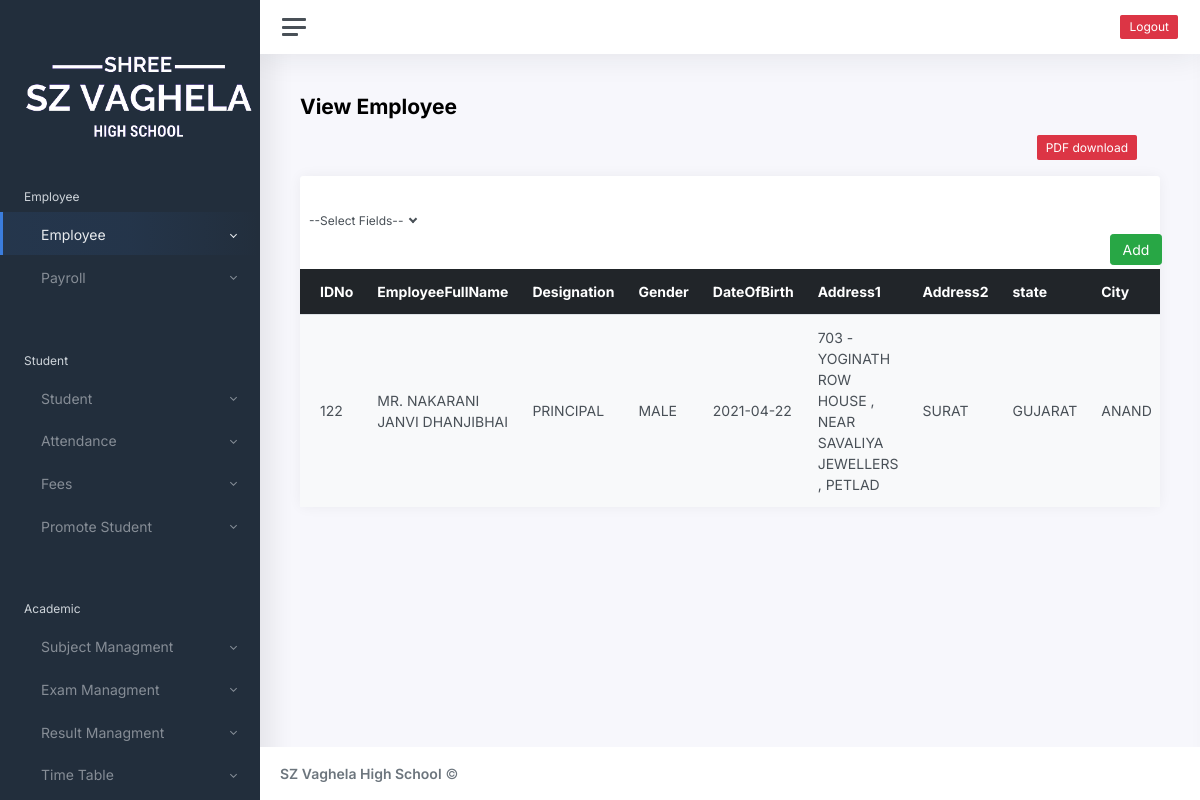
The app's page /employee/employee-view.php (signed in) with its own data.
### tables this page shows
CREATE TABLE `employeemaster` (
  `EmpNo` char(5) NOT NULL,
  `EmpNamePrefix` varchar(5) NOT NULL,
  `EmpFirstName` varchar(20) NOT NULL,
  `EmpMidName` varchar(20) NOT NULL,
  `EmpLastName` varchar(20) NOT NULL,
  `EmpDesignation` varchar(20) NOT NULL,
  `EmpGender` varchar(200) NOT NULL,
  `EmpDOB` varchar(50) NOT NULL,
  `EmpAddress1` varchar(150) NOT NULL,
  `EmpAddress2` varchar(150) NOT NULL,
  `EmpState` varchar(15) NOT NULL,
  `EmpCity` varchar(15) NOT NULL,
  `EmpPinCode` decimal(8,0) NOT NULL,
  `EmpContactNo` decimal(10,0) NOT NULL,
  `EmpEmailID` varchar(25) NOT NULL,
  `EmpDateofjoining` varchar(20) NOT NULL,
  `EmpDateofLeaving` varchar(20) NOT NULL,
  `EmpCategory` varchar(10) NOT NULL,
  `EmpAadharNo` decimal(12,0) NOT NULL,
  `EmpPan` varchar(10) NOT NULL,
  `EmpPFno` varchar(10) NOT NULL,
  `EmpStatus` varchar(10) NOT NULL,
  `EmpLastStatusChangeDate` varchar(20) NOT NULL,
  `EmpBankName` varchar(15) NOT NULL,
  `EmpBankAccount` decimal(15,0) NOT NULL,
  `EmpBankIFSC` varchar(10) NOT NULL
);

### employee/employee-view.php (the view, shortened to what this page needs)
<?php
include("./connectdb.php");
?>
<!DOCTYPE html>
<html lang="en">
<head>
	<link href="../css/app.css" rel="stylesheet">
</head>
<body>
	<div class="wrapper">
		<nav id="sidebar" class="sidebar">
			<div class="sidebar-content js-simplebar">
				<a class="sidebar-brand">
					<span width="30px">&nbsp;</span>
					<img src="../logo.png" alt="logo" srcset="" height="100px">
				</a>
				<ul class="sidebar-nav">
					<li class="sidebar-header">
						Employee
					</li>
					<li class="sidebar-item active">
						<a href="#emp" data-toggle="collapse" class="sidebar-link collapsed">
							<i class="align-middle"></i> <span class="align-middle">Employee</span>
						</a>
					</li>
					<li class="sidebar-item">
						<a href="#payr" data-toggle="collapse" class="sidebar-link collapsed">
							<i class="align-middle"></i> <span class="align-middle">Payroll</span>
						</a>
					</li>
					<li class="sidebar-header">
					</li>
					<li class="sidebar-header">
						Student
					</li>
					<li class="sidebar-item ">
						<a href="#addstu" data-toggle="collapse" class="sidebar-link collapsed">
							<i class="align-middle"></i> <span class="align-middle">Student</span>
						</a>
					</li>
					<li class="sidebar-item ">
						<a href="#attend" data-toggle="collapse" class="sidebar-link collapsed">
							<i class="align-middle"></i> <span class="align-middle">Attendance</span>
						</a>
					</li>
					<li class="sidebar-item ">
						<a href="#fee" data-toggle="collapse" class="sidebar-link collapsed">
							<i class="align-middle"></i> <span class="align-middle">Fees</span>
						</a>
					</li>
					<li class="sidebar-item ">
						<a href="#pstu" data-toggle="collapse" class="sidebar-link collapsed">
							<i class="align-middle"></i> <span class="align-middle">Promote Student </span>
						</a>
					</li>
					<li class="sidebar-header">
					</li>
					<li class="sidebar-header">
						Academic
					</li>
					<li class="sidebar-item ">
						<a href="#addsubject" data-toggle="collapse" class="sidebar-link collapsed">
							<i class="align-middle"></i> <span class="align-middle">Subject Managment</span>
						</a>
					</li>
					<li class="sidebar-item ">
						<a href="#exammaster" data-toggle="collapse" class="sidebar-link collapsed">
							<i class="align-middle"></i> <span class="align-middle">Exam Managment</span>
						</a>
					</li>
					<li class="sidebar-item ">
						<a href="#resultmaster" data-toggle="collapse" class="sidebar-link collapsed">
							<i class="align-middle"></i> <span class="align-middle">Result Managment</span>
						</a>
					</li>
					<li class="sidebar-item ">
						<a href="#timetable" data-toggle="collapse" class="sidebar-link collapsed">
							<i class="align-middle"></i> <span class="align-middle">Time Table</span>
						</a>
					</li>
				</ul>
			</div>
		</nav>
		<div class="main">
			<nav class="navbar navbar-expand navbar-light navbar-bg">
				<a class="sidebar-toggle d-flex">
					<i class="hamburger align-self-center"></i>
				</a>
				<div class="navbar-collapse collapse">
					<ul class="navbar-nav navbar-align">
						<button type="button" class="btn btn-sm btn-danger" id="logout">Logout</button>
					</ul>
				</div>
			</nav>
			<main class="content">
				<div class="container-fluid p-0">
					<div class=" mb-3 row">
						<div class="col-sm-12 ml-sm-auto">
							<h1 class="h3 mb-3" style="font-weight: bold;">View Employee</h1>
						</div>
						<div class="col-sm-2 ml-sm-auto">
							<a href="pdf1.php"><button type="sumit" name="test_save" class="btn btn-danger btn-sm">PDF download</button></a>
						</div>
					</div>
				</div>
				<div class="col-50col-xl-50">
					<div class="card">
						<div class="card-header">
						</div>
						<div class="col-lg-12">
							<div class="button-group">
								<button type="button" class="btn btn-default btn-sm dropdown-toggle" data-toggle="dropdown"><span class="glyphicon glyphicon-cog"></span> <span class="caret"></span>
									<label for="dropdown-menu">--Select Fields--</label>
								</button>
							</div>
						</div>
						<div class="mb-1 row">
							<div class="col-sm-1 ml-sm-auto">
								<a href="Employee.php"><input type="submit" value="Add" id="Addbtn" class="btn btn-success btn-LG" name=""></a>
							</div>
						</div>
						<div class="table-responsive" id="poll">
							<table class="table table-striped" id="myTable">
								<thead class="table table-dark">
									<tr>
										<th>IDNo</th>
										<th>EmployeeFullName</th>
										<th>Designation</th>
										<th>Gender</th>
										<th>DateOfBirth</th>
										<th>Address1</th>
										<th>Address2</th>
										<th>state</th>
										<th>City</th>
									</tr>
								</thead>
								<tbody>
									<?php
									$sql = "SELECT*FROM employeemaster";
									$data = mysqli_query($conn, $sql);
									$total = mysqli_num_rows($data);
									if ($total != 0) {
										while ($result = mysqli_fetch_assoc($data)) {
											echo "
                           		<tr>
                           		<td>" . $result['EmpNo'] . "</td>
                           		<td>" . $result['EmpNamePrefix'] . " " . $result['EmpFirstName'] . " " . $result['EmpMidName'] . " " . $result['EmpLastName'] . "</td>
                           		<td>" . $result['EmpDesignation'] . "</td>
                           		<td>" . $result['EmpGender'] . "</td>
                           		<td>" . $result['EmpDOB'] . "</td>
                           		<td>" . $result['EmpAddress1'] . "</td>
                                <td>" . $result["EmpAddress2"] . "</td>
                                <td>" . $result["EmpState"] . "</td>
                                <td> " . $result["EmpCity"] . "</td>
                                <td> " . $result["EmpPinCode"] . "</td>
                                <td> " . $result["EmpContactNo"] . "</td>
                                <td> " . $result["EmpEmailID"] . "</td>
                                 <td> " . $result["EmpDateofjoining"] . "</td>
                                <td> " . $result["EmpDateofLeaving"] . "</td>
                                <td> " . $result["EmpCategory"] . "</td>
                                <td> " . $result["EmpAadharNo"] . "</td>
                                <td> " . $result["EmpPan"] . "</td>
                                <td> " . $result["EmpPFno"] . "</td>
                                <td> " . $result["EmpStatus"] . "</td>
                                <td> " . $result["EmpLastStatusChangeDate"] . "</td>
                                <td> " . $result["EmpBankName"] . "</td>
                                <td> " . $result["EmpBankAccount"] . "</td>
                                <td> " . $result["EmpBankIFSC"] . "</td>
                           		$result[EmpNo]$result[EmpNamePrefix]$result[EmpFirstName]$result[EmpMidName]$result[EmpLastName]$result[EmpDesignation]$result[EmpDOB]$result[EmpAddress1]$result[EmpAddress2]$result[EmpState]$result[EmpCity]$result[EmpPinCode]$result[EmpContactNo]$result[EmpEmailID]$result[EmpDateofjoining]$result[EmpDateofLeaving]$result[EmpCategory]$result[EmpAadharNo]$result[EmpPan]$result[EmpPFno]$result[EmpStatus]$result[EmpLastStatusChangeDate]$result[EmpBankName]$result[EmpBankAccount]$result[EmpBankIFSC]
<th><a href='delete.php?EmpNo=$result[EmpNo]' onclick='return checkdelete()'><input type='submit' value='delete' id='deletebtn' class=' btn btn-danger btn-lg'></a></th>
                           		</tr>";
										}
									} else {
										echo "No records found";
									}
									?>
								</tbody>
							</table>
						</div>
					</div>
				</div>
			</main>
			<footer class="footer">
				<div class="container-fluid">
					<div class="row text-muted">
						<div class="col-6 text-left">
							<p class="mb-0">
								<a href="index.html" class="text-muted"><strong>SZ Vaghela High School</strong></a> &copy;
							</p>
						</div>
					</div>
				</div>
			</footer>
		</div>
	</div>
</body>
</html>

### records on screen
employeemaster: EmpNo "122", EmpNamePrefix "MR.", EmpFirstName "NAKARANI", EmpMidName "JANVI", EmpLastName "DHANJIBHAI", EmpDesignation "PRINCIPAL", EmpGender "MALE", EmpDOB "2021-04-22", EmpAddress1 "703 - YOGINATH ROW HOUSE , NEAR SAVALIYA JEWELLERS , PETLAD", EmpAddress2 "SURAT", EmpState "GUJARAT", EmpCity "ANAND"
